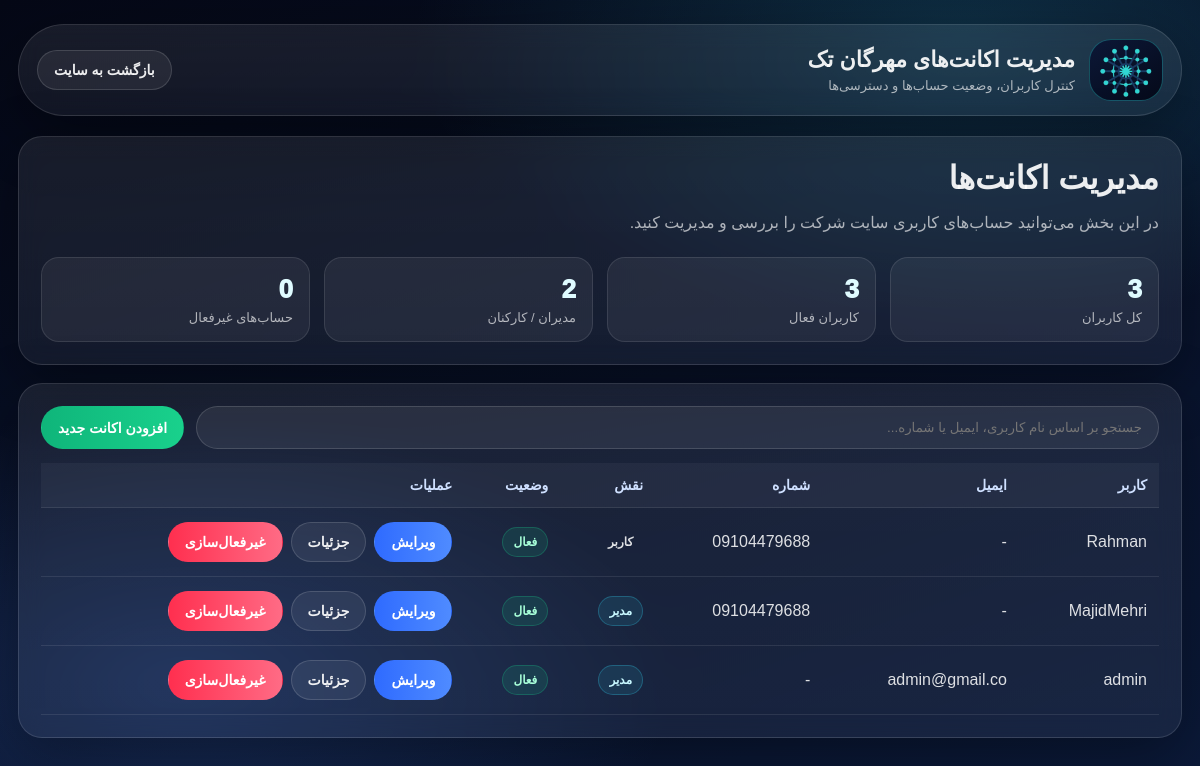
/company/accounts/ (signed in), run on an earlier commit of the app's database.
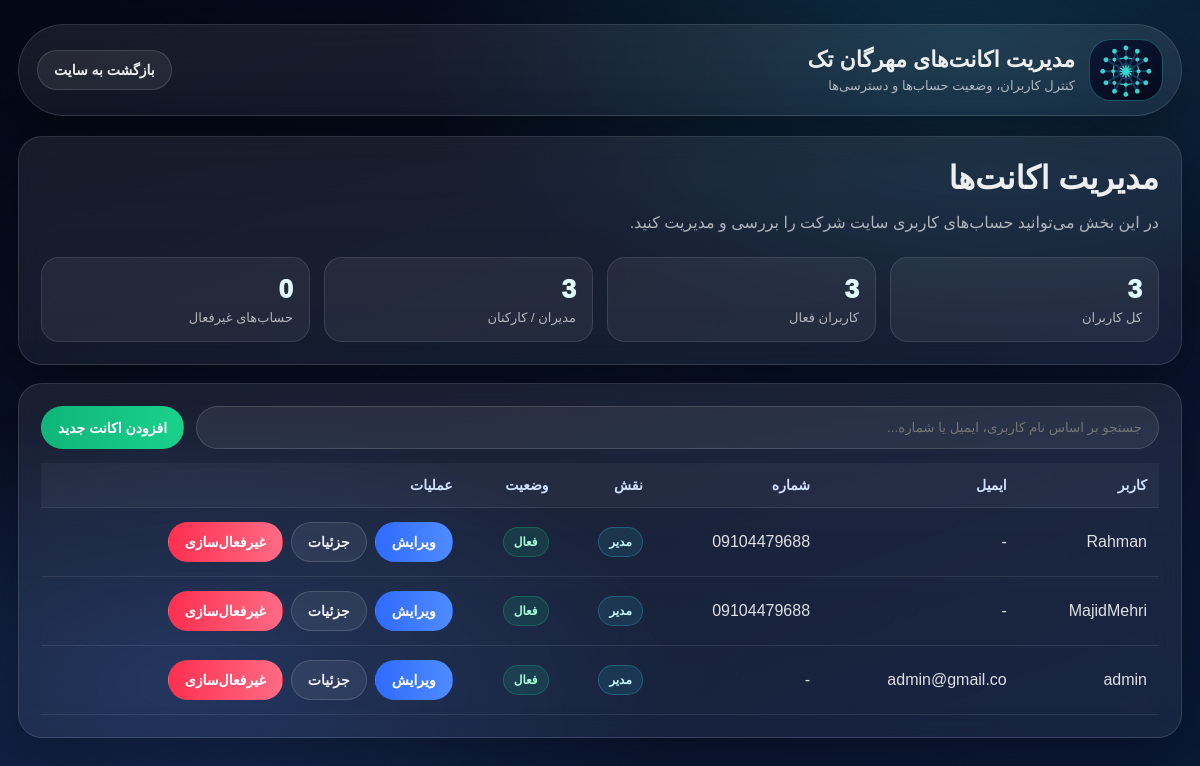
And on a later commit of the database.
### accounts/models.py (models this page shows)
class User(AbstractUser):
    phone = models.CharField(max_length=20, blank=True)
    full_name = models.CharField(max_length=200, blank=True)
    school = models.ForeignKey(
        "main.School",
        null=True, blank=True,
        on_delete=models.SET_NULL,
        related_name="users"
    )

### main/views.py (the view)
@staff_member_required
def account_manage(request):
    users = User.objects.all().order_by('-id')
    total_users = users.count()
    active_users = users.filter(
        is_active=True
    ).count()
    blocked_users = users.filter(
        is_active=False
    ).count()
    staff_users = users.filter(
        is_staff=True
    ).count()
    context = {
        'users': users,
        'total_users': total_users,
        'active_users': active_users,
        'blocked_users': blocked_users,
        'staff_users': staff_users,
    }
    return render(
        request,
        'site/account_manage.html',
        context
    )

### templates/site/account_manage.html (shortened to what this page needs)
{% load static %}
<!doctype html>
<html lang="fa" dir="rtl">
<head>
</head>
<body>
<div class="wrap">
  <div class="topbar">
    <div class="brand">
      <div class="logo"><img src="{% static 'assets/images/Mehreganlogo.png' %}" alt="Mehrgan Tech"></div>
      <div>
        <div class="t1">مدیریت اکانت‌های مهرگان تک</div>
        <div class="t2">کنترل کاربران، وضعیت حساب‌ها و دسترسی‌ها</div>
      </div>
    </div>
    <a class="btn btn-ghost" href="{% url 'company_index' %}">بازگشت به سایت</a>
  </div>
  <div class="card">
    <h1>مدیریت اکانت‌ها</h1>
    <div class="sub">در این بخش می‌توانید حساب‌های کاربری سایت شرکت را بررسی و مدیریت کنید.</div>
    <div class="stats">
      <div class="stat"><div class="n">{{ total_users|default:"0" }}</div><div class="d">کل کاربران</div></div>
      <div class="stat"><div class="n">{{ active_users|default:"0" }}</div><div class="d">کاربران فعال</div></div>
      <div class="stat"><div class="n">{{ staff_users|default:"0" }}</div><div class="d">مدیران / کارکنان</div></div>
      <div class="stat"><div class="n">{{ blocked_users|default:"0" }}</div><div class="d">حساب‌های غیرفعال</div></div>
    </div>
  </div>
  <div class="card">
    <div class="toolbar">
      <input class="search" id="userSearch" type="text" placeholder="جستجو بر اساس نام کاربری، ایمیل یا شماره...">
      <a class="btn btn-green" href="#">افزودن اکانت جدید</a>
    </div>
    <div class="table-wrap">
      <table id="usersTable">
        <thead>
          <tr>
            <th>کاربر</th>
            <th>ایمیل</th>
            <th>شماره</th>
            <th>نقش</th>
            <th>وضعیت</th>
            <th>عملیات</th>
          </tr>
        </thead>
        <tbody>
          {% for u in users %}
          <tr>
            <td>{{ u.username }}</td>
            <td>{{ u.email|default:"-" }}</td>
            <td>{{ u.phone|default:"-" }}</td>
            <td>
              {% if u.is_staff %}
                <span class="badge admin">مدیر</span>
              {% else %}
                <span class="badge">کاربر</span>
              {% endif %}
            </td>
            <td>
              {% if u.is_active %}
                <span class="badge active">فعال</span>
              {% else %}
                <span class="badge blocked">غیرفعال</span>
              {% endif %}
            </td>
            <td>
              <div class="actions">
                <a class="btn btn-primary" href="#">ویرایش</a>
                <a class="btn btn-ghost" href="#">جزئیات</a>
                <button class="btn btn-danger" onclick="confirmBlock('{{ u.username }}')">غیرفعال‌سازی</button>
              </div>
            </td>
          </tr>
          {% empty %}
          <tr>
            <td colspan="6">هنوز کاربری ثبت نشده است.</td>
          </tr>
          {% endfor %}
        </tbody>
      </table>
    </div>
  </div>
</div>
</body>
</html>

What changed in the data, as far as the page shows it:
changed User "Rahman": is_staff "کاربر" → "مدیر"
Also different on the page:
{{ staff_users|default:"0" }}: "2" → "3"
